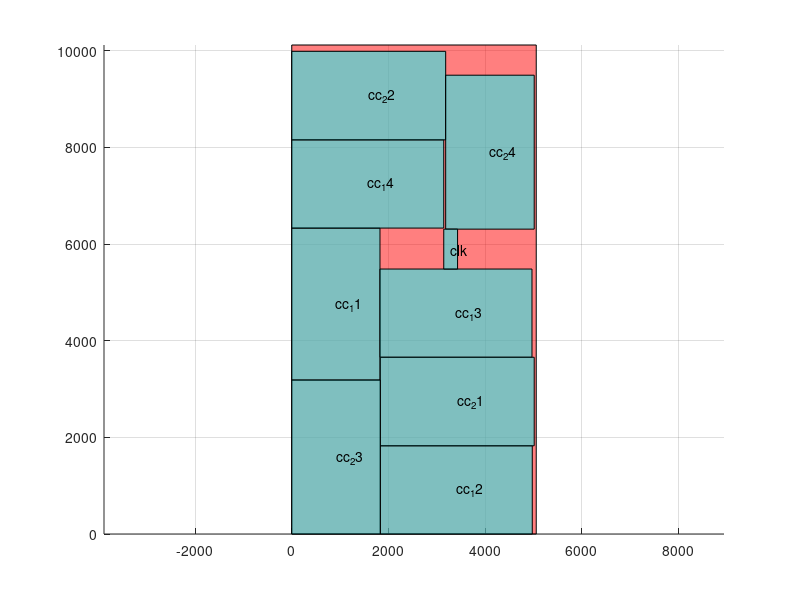

This figure's MATLAB source:
axis equal;
hold on;
grid on;

block_x=[0 0 5060.52 5060.52 0 ];
block_y=[0 10121 10121 0 0 ];
fill(block_x,block_y,'r','facealpha',0.5);
block_x=[0 0 1826 1826 0 ];
block_y=[3186 6332 6332 3186 3186 ];
fill(block_x,block_y,'c','facealpha',0.5);
text(913, 4759, 'cc_11');

block_x=[1832 1832 4978 4978 1832 ];
block_y=[0 1826 1826 0 0 ];
fill(block_x,block_y,'c','facealpha',0.5);
text(3405, 913, 'cc_12');

block_x=[1826 1826 4972 4972 1826 ];
block_y=[3658 5484 5484 3658 3658 ];
fill(block_x,block_y,'c','facealpha',0.5);
text(3399, 4571, 'cc_13');

block_x=[0 0 3146 3146 0 ];
block_y=[6332 8158 8158 6332 6332 ];
fill(block_x,block_y,'c','facealpha',0.5);
text(1573, 7245, 'cc_14');

block_x=[1832 1832 5018 5018 1832 ];
block_y=[1826 3658 3658 1826 1826 ];
fill(block_x,block_y,'c','facealpha',0.5);
text(3425, 2742, 'cc_21');

block_x=[0 0 3186 3186 0 ];
block_y=[8158 9990 9990 8158 8158 ];
fill(block_x,block_y,'c','facealpha',0.5);
text(1593, 9074, 'cc_22');

block_x=[0 0 1832 1832 0 ];
block_y=[0 3186 3186 0 0 ];
fill(block_x,block_y,'c','facealpha',0.5);
text(916, 1593, 'cc_23');

block_x=[3186 3186 5018 5018 3186 ];
block_y=[6310 9496 9496 6310 6310 ];
fill(block_x,block_y,'c','facealpha',0.5);
text(4102, 7903, 'cc_24');

block_x=[3146 3146 3432 3432 3146 ];
block_y=[5484 6310 6310 5484 5484 ];
fill(block_x,block_y,'c','facealpha',0.5);
text(3289, 5897, 'clk');

